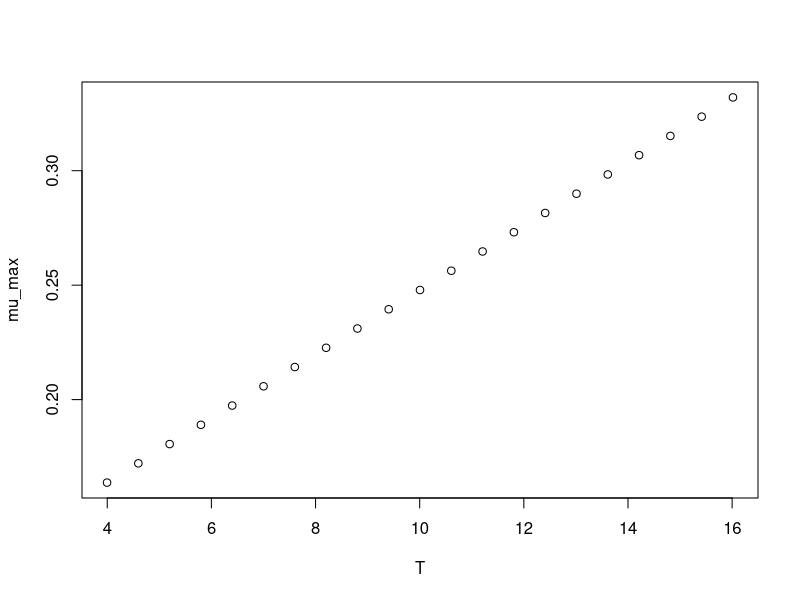

Generate this figure with R:
#############################
# start of Parameter script
#############################
T <- seq(3.996003996004,16.016,length.out=21)
#############################
# end of Parameter script
#############################
############################# 
# start of Model script Gropin ID 1313 
#############################
 
# constant coefficients for this model
 
variables <- data.frame(T)
argumentsPar <- expand.grid(variables)
 
# heart of the model
response_surface <- function(T) {
   mumax <-0.014*(T+7.7)

return(mumax=mumax)
} 

# output parameters
mumax <- cbind(argumentsPar,response_surface(argumentsPar['T']))
colnames(mumax) <- c(colnames(argumentsPar),'mumax')
#############################
# End of Model script
#############################
############################# 
# start of Visualisation script Gropin ID 1313 
#############################
plot(T,mumax$mumax,
                          xlab='T',
                          ylab='mu_max')
#############################
# End of Visualisation script
#############################
